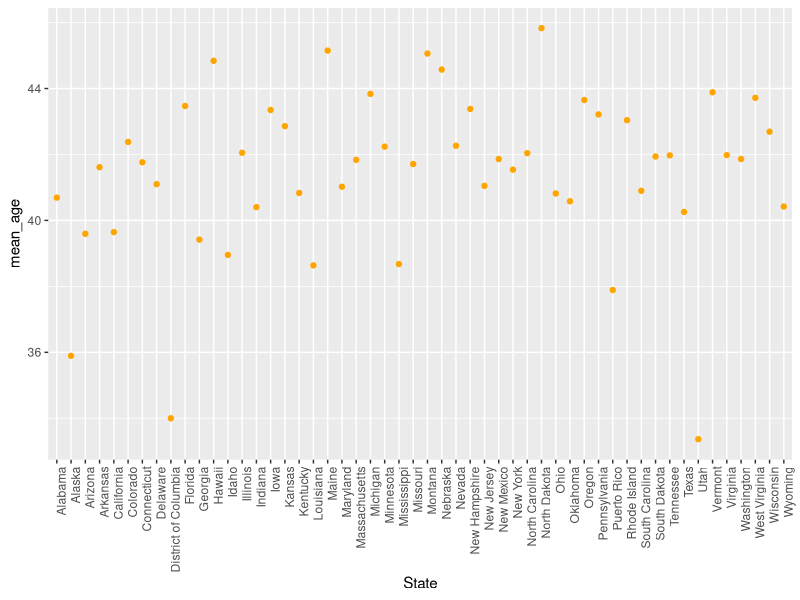
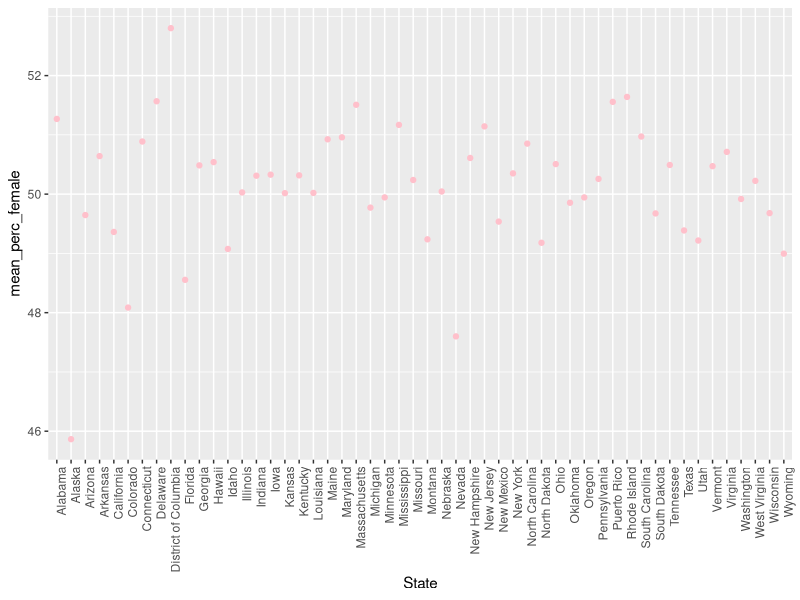
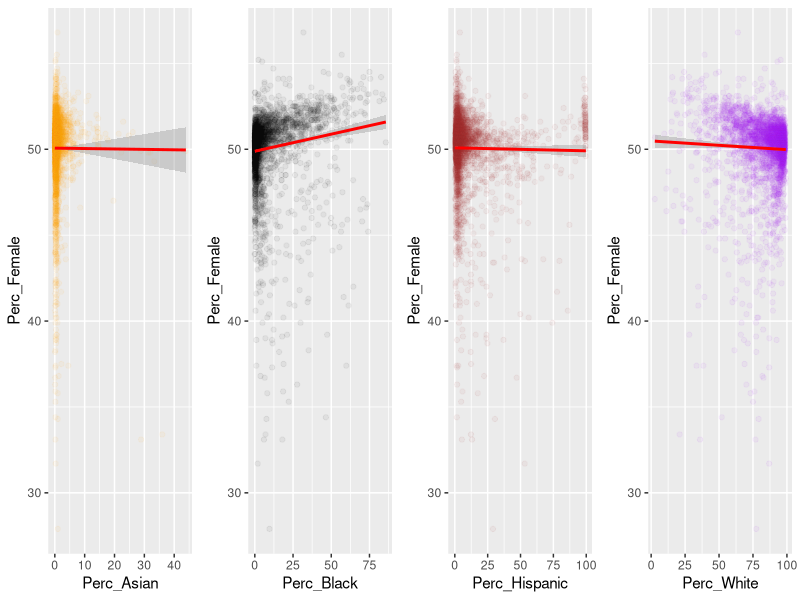
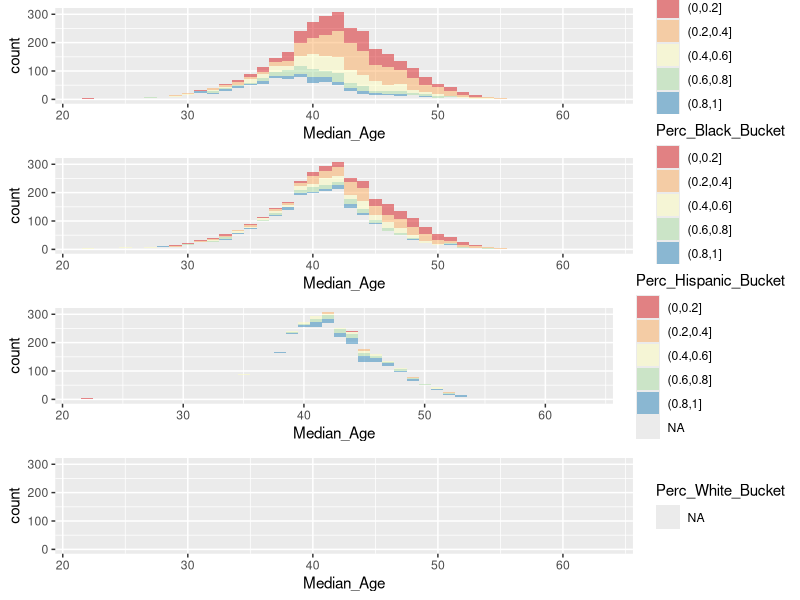

Recreate these plots in R, in order.
## ---- chunk 1
library(ggplot2)
library(dplyr)
library(tidyr)
library(knitr)
library(gridExtra)
## ---- chunk 2
knitr::opts_chunk$set(echo=FALSE, warning=FALSE, message=FALSE)
## ---- chunk 3
county_statistics <- read.csv('County_Statistics.csv', 
                              header = T, 
                              row.names = 1, 
                              check.names = F)
## ---- chunk 4
names(county_statistics)
## ---- chunk 5
statistics_by_state <- group_by(county_statistics, 
                                State)
age_mp_by_state <- summarise(statistics_by_state, 
                             mean_age = mean(Median_Age))

ggplot(data = age_mp_by_state,
       aes(x = State, 
           y = mean_age)) +
  geom_point(stat = 'summary',
             fun.y = "mean",
             colour = 'orange') +
  theme(axis.text.x = element_text(angle = 90, hjust = 1))
## ---- chunk 6
ratio_mp_by_state <- summarise(statistics_by_state, 
                                    mean_perc_female = mean(Perc_Female))

ggplot(data = ratio_mp_by_state,
       aes(x = State,
           y = mean_perc_female)) +
  geom_point(stat = 'summary',
             fun.y = "mean",
             colour = 'pink') +
  theme(axis.text.x = element_text(angle = 90, hjust = 1))
## ---- chunk 7
gender_asian_plot <- ggplot(data = county_statistics,
                            aes(x = Perc_Asian,
                                y = Perc_Female)) +
  geom_point(alpha = 1/20,
             color = 'orange') +
  geom_smooth(method = 'lm',
              color = 'red')

gender_black_plot <- ggplot(data = county_statistics, 
                            aes(x = Perc_Black, 
                                y = Perc_Female)) +
  geom_point(alpha = 1/20,
             color = 'black') +
  geom_smooth(method = 'lm',
              color = 'red')

gender_hispanic_plot <- ggplot(data = county_statistics,
                               aes(x = Perc_Hispanic,
                                   y = Perc_Female)) +
  geom_point(alpha = 1/20,
             color = 'brown') +
  geom_smooth(method = 'lm',
              color = 'red')

gender_white_plot <- ggplot(data = county_statistics,
                            aes(x = Perc_White, 
                                y = Perc_Female)) +
  geom_point(alpha = 1/20,
             color = 'Purple') +
  geom_smooth(method = 'lm',
              color = 'red')

grid.arrange(gender_asian_plot, 
             gender_black_plot, 
             gender_hispanic_plot, 
             gender_white_plot,
             ncol = 4)
## ---- chunk 8
county_statistics$Perc_Black_Bucket <- cut(county_statistics$Perc_Black,
                                   c(0,.2, .4, .6, .8, 1))

age_black_plot <- ggplot(data = county_statistics,
                         aes(x = Median_Age)) +
  geom_histogram(alpha = .5,
                 binwidth = 1,
                 aes(fill = Perc_Black_Bucket)) +
  scale_fill_brewer(palette = "Spectral")


county_statistics$Perc_White_Bucket <- cut(county_statistics$Perc_White,
                                   c(0,.2, .4, .6, .8, 1))

age_white_plot <- ggplot(data = county_statistics,
                         aes(x = Median_Age)) +
  geom_histogram(alpha = .5,
                 binwidth = 1,
                 aes(fill = Perc_White_Bucket)) +
  scale_fill_brewer(palette = "Spectral")


county_statistics$Perc_Hispanic_Bucket <- cut(county_statistics$Perc_Hispanic,
                                   c(0,.2, .4, .6, .8, 1))

age_hispanic_plot <- ggplot(data = county_statistics,
                            aes(x = Median_Age)) +
  geom_histogram(alpha = .5,
                 binwidth = 1,
                 aes(fill = Perc_Hispanic_Bucket)) +
  scale_fill_brewer(palette = "Spectral")


county_statistics$Perc_Asian_Bucket <- cut(county_statistics$Perc_Asian,
                                           c(0,.2, .4, .6, .8, 1))

age_asian_plot <- ggplot(data = county_statistics,
       aes(x = Median_Age)) +
  geom_histogram(alpha = .5,
                 binwidth = 1,
                 aes(fill = Perc_Asian_Bucket)) +
  scale_fill_brewer(palette = "Spectral")

grid.arrange(age_asian_plot, 
             age_black_plot, 
             age_hispanic_plot, 
             age_white_plot,
             ncol = 1)
